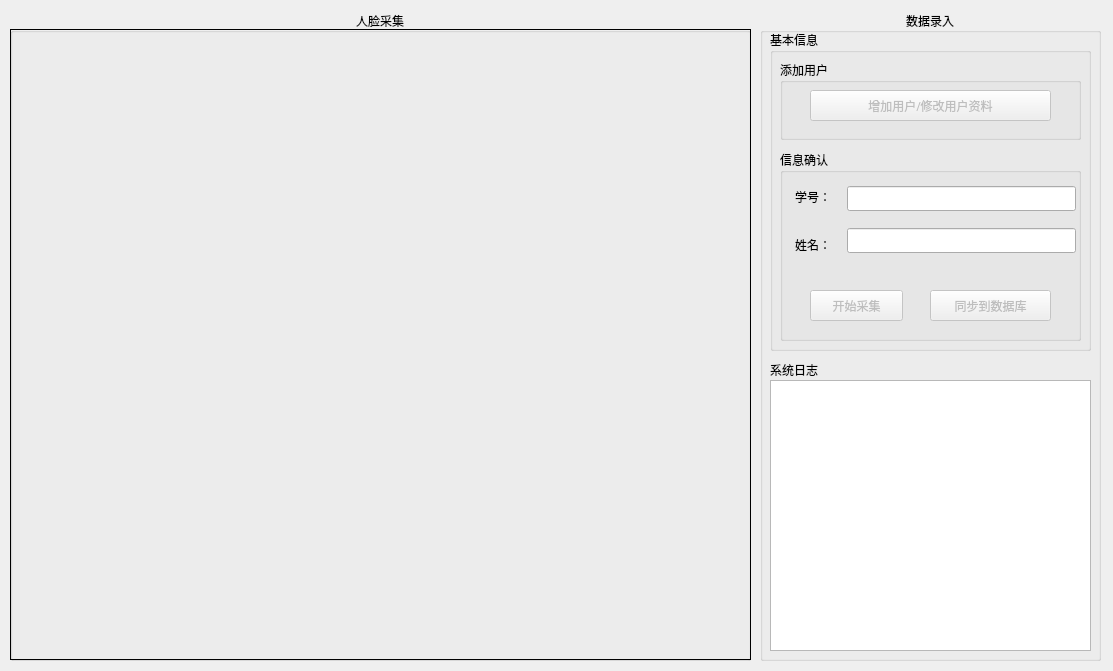
<?xml version="1.0" encoding="UTF-8"?>
<ui version="4.0">
 <class>dataRecordUI</class>
 <widget class="QWidget" name="dataRecordUI">
  <property name="geometry">
   <rect>
    <x>0</x>
    <y>0</y>
    <width>1113</width>
    <height>671</height>
   </rect>
  </property>
  <property name="font">
   <font>
    <family>方正启体简体</family>
   </font>
  </property>
  <property name="windowTitle">
   <string>OpenCV Face Recognition System - DataRecord</string>
  </property>
  <widget class="QGroupBox" name="faceRecordGroupBox">
   <property name="geometry">
    <rect>
     <x>10</x>
     <y>10</y>
     <width>741</width>
     <height>651</height>
    </rect>
   </property>
   <property name="title">
    <string>人脸采集</string>
   </property>
   <property name="alignment">
    <set>Qt::AlignCenter</set>
   </property>
   <property name="flat">
    <bool>false</bool>
   </property>
   <widget class="QLabel" name="faceDetectCaptureLabel">
    <property name="geometry">
     <rect>
      <x>0</x>
      <y>19</y>
      <width>741</width>
      <height>631</height>
     </rect>
    </property>
    <property name="font">
     <font>
      <family>方正启体简体</family>
     </font>
    </property>
    <property name="frameShape">
     <enum>QFrame::Box</enum>
    </property>
    <property name="text">
     <string/>
    </property>
    <property name="alignment">
     <set>Qt::AlignCenter</set>
    </property>
   </widget>
  </widget>
  <widget class="QGroupBox" name="dataGroupBox">
   <property name="geometry">
    <rect>
     <x>760</x>
     <y>10</y>
     <width>341</width>
     <height>651</height>
    </rect>
   </property>
   <property name="title">
    <string>数据录入</string>
   </property>
   <property name="alignment">
    <set>Qt::AlignCenter</set>
   </property>
   <widget class="QGroupBox" name="userInfoGroupBox">
    <property name="geometry">
     <rect>
      <x>10</x>
      <y>20</y>
      <width>321</width>
      <height>321</height>
     </rect>
    </property>
    <property name="title">
     <string>基本信息</string>
    </property>
    <widget class="QGroupBox" name="infoConfirmGroupBox">
     <property name="geometry">
      <rect>
       <x>10</x>
       <y>120</y>
       <width>301</width>
       <height>191</height>
      </rect>
     </property>
     <property name="title">
      <string>信息确认</string>
     </property>
     <widget class="QWidget" name="layoutWidget_3">
      <property name="geometry">
       <rect>
        <x>10</x>
        <y>20</y>
        <width>291</width>
        <height>101</height>
       </rect>
      </property>
      <layout class="QHBoxLayout" name="infoConfirmHorizontalLayout">
       <item>
        <layout class="QVBoxLayout" name="keyVerticalLayout">
         <property name="leftMargin">
          <number>5</number>
         </property>
         <property name="topMargin">
          <number>5</number>
         </property>
         <property name="rightMargin">
          <number>5</number>
         </property>
         <property name="bottomMargin">
          <number>5</number>
         </property>
         <item>
          <widget class="QLabel" name="stuIDLabel">
           <property name="frameShape">
            <enum>QFrame::NoFrame</enum>
           </property>
           <property name="text">
            <string>学号：</string>
           </property>
           <property name="alignment">
            <set>Qt::AlignRight|Qt::AlignTrailing|Qt::AlignVCenter</set>
           </property>
          </widget>
         </item>
         <item>
          <widget class="QLabel" name="nameLabel">
           <property name="frameShape">
            <enum>QFrame::NoFrame</enum>
           </property>
           <property name="text">
            <string>姓名：</string>
           </property>
           <property name="alignment">
            <set>Qt::AlignRight|Qt::AlignTrailing|Qt::AlignVCenter</set>
           </property>
          </widget>
         </item>
        </layout>
       </item>
       <item>
        <layout class="QVBoxLayout" name="valueVerticalLayout">
         <property name="leftMargin">
          <number>5</number>
         </property>
         <property name="topMargin">
          <number>5</number>
         </property>
         <property name="rightMargin">
          <number>5</number>
         </property>
         <property name="bottomMargin">
          <number>5</number>
         </property>
         <item>
          <widget class="QLineEdit" name="stuIDLineEdit">
           <property name="enabled">
            <bool>true</bool>
           </property>
           <property name="focusPolicy">
            <enum>Qt::StrongFocus</enum>
           </property>
           <property name="readOnly">
            <bool>true</bool>
           </property>
          </widget>
         </item>
         <item>
          <widget class="QLineEdit" name="nameLineEdit">
           <property name="focusPolicy">
            <enum>Qt::StrongFocus</enum>
           </property>
           <property name="readOnly">
            <bool>true</bool>
           </property>
          </widget>
         </item>
        </layout>
       </item>
      </layout>
     </widget>
     <widget class="QPushButton" name="migrateToDbButton">
      <property name="enabled">
       <bool>false</bool>
      </property>
      <property name="geometry">
       <rect>
        <x>150</x>
        <y>140</y>
        <width>121</width>
        <height>31</height>
       </rect>
      </property>
      <property name="text">
       <string>同步到数据库</string>
      </property>
      <property name="autoDefault">
       <bool>false</bool>
      </property>
     </widget>
     <widget class="QPushButton" name="faceRecordButton">
      <property name="enabled">
       <bool>false</bool>
      </property>
      <property name="geometry">
       <rect>
        <x>30</x>
        <y>140</y>
        <width>93</width>
        <height>31</height>
       </rect>
      </property>
      <property name="text">
       <string>开始采集</string>
      </property>
     </widget>
    </widget>
    <widget class="QGroupBox" name="groupBox">
     <property name="geometry">
      <rect>
       <x>10</x>
       <y>30</y>
       <width>301</width>
       <height>80</height>
      </rect>
     </property>
     <property name="title">
      <string>添加用户</string>
     </property>
     <widget class="QPushButton" name="addOrUpdateUserInfoButton">
      <property name="enabled">
       <bool>false</bool>
      </property>
      <property name="geometry">
       <rect>
        <x>30</x>
        <y>30</y>
        <width>241</width>
        <height>31</height>
       </rect>
      </property>
      <property name="text">
       <string>增加用户/修改用户资料</string>
      </property>
      <property name="autoDefault">
       <bool>false</bool>
      </property>
     </widget>
    </widget>
   </widget>
   <widget class="QGroupBox" name="logGroupBox">
    <property name="geometry">
     <rect>
      <x>10</x>
      <y>350</y>
      <width>321</width>
      <height>291</height>
     </rect>
    </property>
    <property name="title">
     <string>系统日志</string>
    </property>
    <widget class="QTextEdit" name="logTextEdit">
     <property name="geometry">
      <rect>
       <x>0</x>
       <y>20</y>
       <width>321</width>
       <height>271</height>
      </rect>
     </property>
    </widget>
   </widget>
  </widget>
 </widget>
 <resources/>
 <connections/>
</ui>
